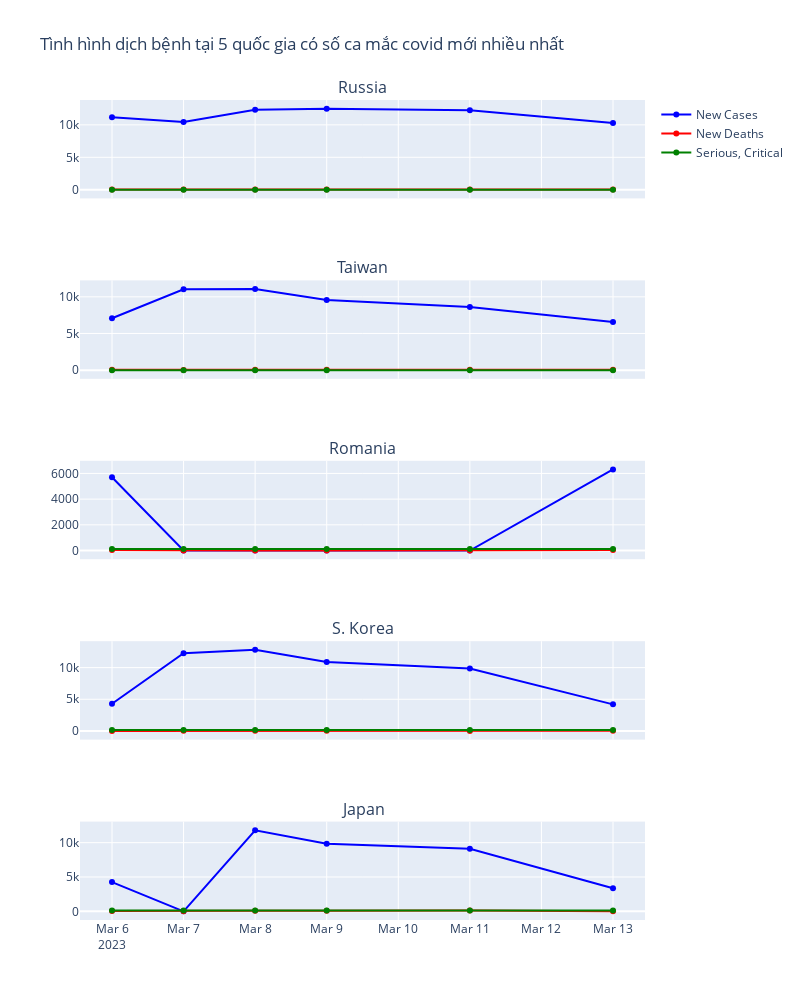

Notebook source saved alongside this figure:
### Code cell
dfCovid_top = covid_df[['Country', 'New Cases']]
dfCovid_top = dfCovid_top.sort_values(by='New Cases', ascending=False).head(5)

fig = make_subplots(rows=5, cols=1, shared_xaxes=True,
                    subplot_titles=(dfCovid_top['Country'].values))

for i in range(5):
    country = dfCovid_top['Country'].values[i]
    dfCovid_country = dfCovid[dfCovid['Country'] == country]
    
    fig.add_trace(go.Line(x=dfCovid_country['Date'], y=dfCovid_country['New Cases'], 
                          name='New Cases', line_color='blue', showlegend=i==0), row=i+1, col=1)
    fig.add_trace(go.Line(x=dfCovid_country['Date'], y=dfCovid_country['New Deaths'], 
                          name='New Deaths', line_color='red', showlegend=i==0), row=i+1, col=1)
    fig.add_trace(go.Line(x=dfCovid_country['Date'], y=dfCovid_country['Serious, Critical'], 
                          name='Serious, Critical', line_color='green', showlegend=i==0), row=i+1, col=1)
    

fig.update_layout(height=1000, width=800, title_text="Tình hình dịch bệnh tại 5 quốc gia có số ca mắc covid mới nhiều nhất");
fig.show();

### Figure 1 — Plotly figure (JSON) as saved in the notebook; plotly's stock layout.template omitted (floating-point values rounded to 4 significant figures)
{"data": [{"line": {"color": "blue"}, "name": "New Cases", "showlegend": true, "type": "scatter", "x": ["2023-03-06T00:00:00", "2023-03-07T00:00:00", "2023-03-08T00:00:00", "2023-03-09T00:00:00", "2023-03-11T00:00:00", "2023-03-13T00:00:00"], "xaxis": "x", "y": [11163, 10449, 12320, 12496, 12241, 10268], "yaxis": "y"}, {"line": {"color": "red"}, "name": "New Deaths", "showlegend": true, "type": "scatter", "x": ["2023-03-06T00:00:00", "2023-03-07T00:00:00", "2023-03-08T00:00:00", "2023-03-09T00:00:00", "2023-03-11T00:00:00", "2023-03-13T00:00:00"], "xaxis": "x", "y": [38, 42, 45, 40, 42, 34], "yaxis": "y"}, {"line": {"color": "green"}, "name": "Serious, Critical", "showlegend": true, "type": "scatter", "x": ["2023-03-06T00:00:00", "2023-03-07T00:00:00", "2023-03-08T00:00:00", "2023-03-09T00:00:00", "2023-03-11T00:00:00", "2023-03-13T00:00:00"], "xaxis": "x", "y": [0, 0, 0, 0, 0, 0], "yaxis": "y"}, {"line": {"color": "blue"}, "name": "New Cases", "showlegend": false, "type": "scatter", "x": ["2023-03-06T00:00:00", "2023-03-07T00:00:00", "2023-03-08T00:00:00", "2023-03-09T00:00:00", "2023-03-11T00:00:00", "2023-03-13T00:00:00"], "xaxis": "x2", "y": [7080, 11038, 11060, 9584, 8618, 6577], "yaxis": "y2"}, {"line": {"color": "red"}, "name": "New Deaths", "showlegend": false, "type": "scatter", "x": ["2023-03-06T00:00:00", "2023-03-07T00:00:00", "2023-03-08T00:00:00", "2023-03-09T00:00:00", "2023-03-11T00:00:00", "2023-03-13T00:00:00"], "xaxis": "x2", "y": [45, 34, 40, 49, 48, 37], "yaxis": "y2"}, {"line": {"color": "green"}, "name": "Serious, Critical", "showlegend": false, "type": "scatter", "x": ["2023-03-06T00:00:00", "2023-03-07T00:00:00", "2023-03-08T00:00:00", "2023-03-09T00:00:00", "2023-03-11T00:00:00", "2023-03-13T00:00:00"], "xaxis": "x2", "y": [0, 0, 0, 0, 0, 0], "yaxis": "y2"}, {"line": {"color": "blue"}, "name": "New Cases", "showlegend": false, "type": "scatter", "x": ["2023-03-06T00:00:00", "2023-03-07T00:00:00", "2023-03-08T00:00:00", "2023-03-09T00:00:00", "2023-03-11T00:00:00", "2023-03-13T00:00:00"], "xaxis": "x3", "y": [5704, 0, 0, 0, 0, 6310], "yaxis": "y3"}, {"line": {"color": "red"}, "name": "New Deaths", "showlegend": false, "type": "scatter", "x": ["2023-03-06T00:00:00", "2023-03-07T00:00:00", "2023-03-08T00:00:00", "2023-03-09T00:00:00", "2023-03-11T00:00:00", "2023-03-13T00:00:00"], "xaxis": "x3", "y": [32, 0, 0, 0, 0, 37], "yaxis": "y3"}, {"line": {"color": "green"}, "name": "Serious, Critical", "showlegend": false, "type": "scatter", "x": ["2023-03-06T00:00:00", "2023-03-07T00:00:00", "2023-03-08T00:00:00", "2023-03-09T00:00:00", "2023-03-11T00:00:00", "2023-03-13T00:00:00"], "xaxis": "x3", "y": [119, 119, 119, 119, 119, 117], "yaxis": "y3"}, {"line": {"color": "blue"}, "name": "New Cases", "showlegend": false, "type": "scatter", "x": ["2023-03-06T00:00:00", "2023-03-07T00:00:00", "2023-03-08T00:00:00", "2023-03-09T00:00:00", "2023-03-11T00:00:00", "2023-03-13T00:00:00"], "xaxis": "x4", "y": [4300, 12284, 12798, 10890, 9867, 4198], "yaxis": "y4"}, {"line": {"color": "red"}, "name": "New Deaths", "showlegend": false, "type": "scatter", "x": ["2023-03-06T00:00:00", "2023-03-07T00:00:00", "2023-03-08T00:00:00", "2023-03-09T00:00:00", "2023-03-11T00:00:00", "2023-03-13T00:00:00"], "xaxis": "x4", "y": [9, 15, 12, 20, 3, 12], "yaxis": "y4"}, {"line": {"color": "green"}, "name": "Serious, Critical", "showlegend": false, "type": "scatter", "x": ["2023-03-06T00:00:00", "2023-03-07T00:00:00", "2023-03-08T00:00:00", "2023-03-09T00:00:00", "2023-03-11T00:00:00", "2023-03-13T00:00:00"], "xaxis": "x4", "y": [145, 158, 139, 143, 146, 142], "yaxis": "y4"}, {"line": {"color": "blue"}, "name": "New Cases", "showlegend": false, "type": "scatter", "x": ["2023-03-06T00:00:00", "2023-03-07T00:00:00", "2023-03-08T00:00:00", "2023-03-09T00:00:00", "2023-03-11T00:00:00", "2023-03-13T00:00:00"], "xaxis": "x5", "y": [4263, 0, 11805, 9834, 9100, 3368], "yaxis": "y5"}, {"line": {"color": "red"}, "name": "New Deaths", "showlegend": false, "type": "scatter", "x": ["2023-03-06T00:00:00", "2023-03-07T00:00:00", "2023-03-08T00:00:00", "2023-03-09T00:00:00", "2023-03-11T00:00:00", "2023-03-13T00:00:00"], "xaxis": "x5", "y": [34, 0, 69, 80, 118, 27], "yaxis": "y5"}, {"line": {"color": "green"}, "name": "Serious, Critical", "showlegend": false, "type": "scatter", "x": ["2023-03-06T00:00:00", "2023-03-07T00:00:00", "2023-03-08T00:00:00", "2023-03-09T00:00:00", "2023-03-11T00:00:00", "2023-03-13T00:00:00"], "xaxis": "x5", "y": [131, 131, 128, 124, 109, 111], "yaxis": "y5"}], "layout": {"annotations": [{"font": {"size": 16}, "showarrow": false, "text": "Russia", "x": 0.5, "xanchor": "center", "xref": "paper", "y": 1, "yanchor": "bottom", "yref": "paper"}, {"font": {"size": 16}, "showarrow": false, "text": "Taiwan", "x": 0.5, "xanchor": "center", "xref": "paper", "y": 0.78, "yanchor": "bottom", "yref": "paper"}, {"font": {"size": 16}, "showarrow": false, "text": "Romania", "x": 0.5, "xanchor": "center", "xref": "paper", "y": 0.56, "yanchor": "bottom", "yref": "paper"}, {"font": {"size": 16}, "showarrow": false, "text": "S. Korea", "x": 0.5, "xanchor": "center", "xref": "paper", "y": 0.34, "yanchor": "bottom", "yref": "paper"}, {"font": {"size": 16}, "showarrow": false, "text": "Japan", "x": 0.5, "xanchor": "center", "xref": "paper", "y": 0.12, "yanchor": "bottom", "yref": "paper"}], "height": 1000, "title": {"text": "Tình hình dịch bệnh tại 5 quốc gia có số ca mắc covid mới nhiều nhất"}, "width": 800, "xaxis": {"anchor": "y", "domain": [0, 1], "matches": "x5", "showticklabels": false}, "xaxis2": {"anchor": "y2", "domain": [0, 1], "matches": "x5", "showticklabels": false}, "xaxis3": {"anchor": "y3", "domain": [0, 1], "matches": "x5", "showticklabels": false}, "xaxis4": {"anchor": "y4", "domain": [0, 1], "matches": "x5", "showticklabels": false}, "xaxis5": {"anchor": "y5", "domain": [0, 1]}, "yaxis": {"anchor": "x", "domain": [0.88, 1]}, "yaxis2": {"anchor": "x2", "domain": [0.66, 0.78]}, "yaxis3": {"anchor": "x3", "domain": [0.44, 0.56]}, "yaxis4": {"anchor": "x4", "domain": [0.22, 0.34]}, "yaxis5": {"anchor": "x5", "domain": [0, 0.12]}}}
